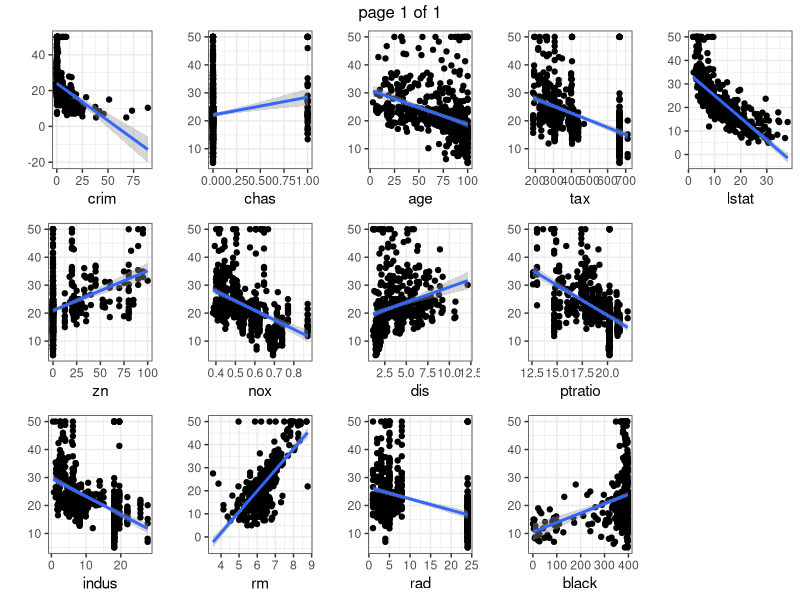

This chart was generated by the following R code:
## ---- chunk 1
# basic library
library(MASS)
library(tidyverse)
library(ggplot2)
library(grid)
library(gridExtra)

# dataset
bd <- Boston
str(bd)
## ---- chunk 2

# what are the predictors?
features <- names(bd)
features <- features[features!="medv"] # removing target (y)

map(features,function(feat,data=bd){
  ggplot(data, aes_string(x=feat, y="medv")) +
    geom_point() + theme_bw() + stat_smooth(method="lm") +  ylab("")
}) -> featPlots

marrangeGrob(featPlots, nrow=3, ncol=5)

